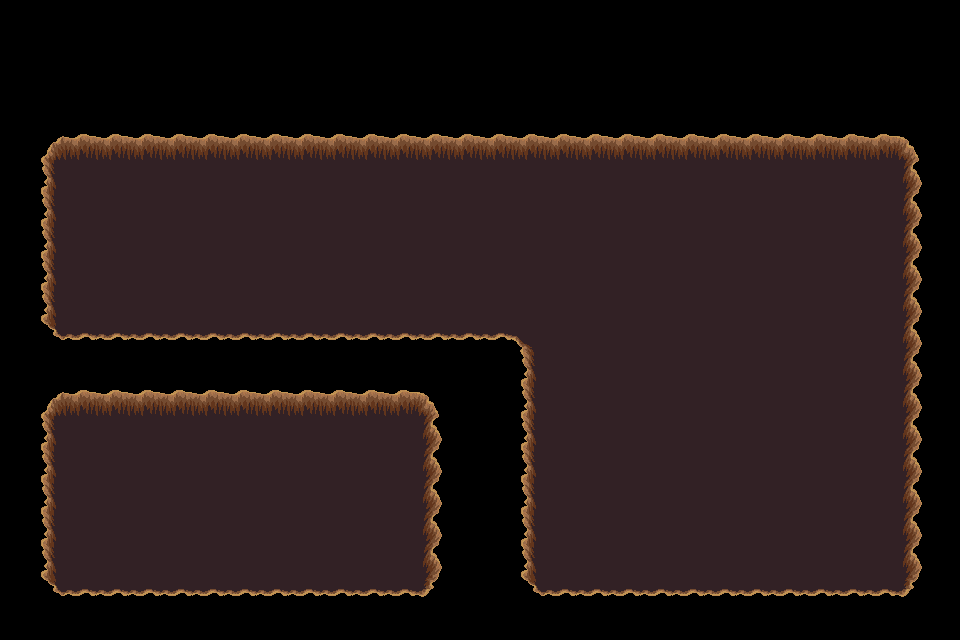

This is a level from a 2D game, rendered from its Tiled map with the project's own tilesets. A one-line summary and the complete map file follow:
An orthogonal 30x20 tile map with 32x32 px tiles, 1 tile layer (trou), 2 tilesets.

<map version="1.5" tiledversion="1.7.2" orientation="orthogonal" renderorder="right-down" width="30" height="20" tilewidth="32" tileheight="32" infinite="0" nextlayerid="9" nextobjectid="1">
 <tileset firstgid="1" source="../../../dungeon_green.tsx" />
 <tileset firstgid="530" source="../../../dungeon.tsx" />
 <layer id="8" name="trou" width="30" height="20">
  <data encoding="csv">
0,0,0,0,0,0,0,0,0,0,0,0,0,0,0,0,0,0,0,0,0,0,0,0,0,0,0,0,0,0,
0,0,0,0,0,0,0,0,0,0,0,0,0,0,0,0,0,0,0,0,0,0,0,0,0,0,0,0,0,0,
0,0,0,0,0,0,0,0,0,0,0,0,0,0,0,0,0,0,0,0,0,0,0,0,0,0,0,0,0,0,
0,0,0,0,0,0,0,0,0,0,0,0,0,0,0,0,0,0,0,0,0,0,0,0,0,0,0,0,0,0,
0,432,433,433,433,433,433,433,433,433,433,433,433,433,433,433,433,433,433,433,433,433,433,433,433,433,433,433,434,0,
0,455,456,456,456,456,456,456,456,456,456,456,456,456,456,456,456,456,456,456,456,456,456,456,456,456,456,456,457,0,
0,455,456,456,456,456,456,456,456,456,456,456,456,456,456,456,456,456,456,456,456,456,456,456,456,456,456,456,457,0,
0,455,456,456,456,456,456,456,456,456,456,456,456,456,456,456,456,456,456,456,456,456,456,456,456,456,456,456,457,0,
0,455,456,456,456,456,456,456,456,456,456,456,456,456,456,456,456,456,456,456,456,456,456,456,456,456,456,456,457,0,
0,455,456,456,456,456,456,456,456,456,456,456,456,456,456,456,456,456,456,456,456,456,456,456,456,456,456,456,457,0,
0,478,479,479,479,479,479,479,479,479,479,479,479,479,479,479,388,456,456,456,456,456,456,456,456,456,456,456,457,0,
0,0,0,0,0,0,0,0,0,0,0,0,0,0,0,0,455,456,456,456,456,456,456,456,456,456,456,456,457,0,
0,432,433,433,433,433,433,433,433,433,433,433,433,434,0,0,455,456,456,456,456,456,456,456,456,456,456,456,457,0,
0,455,456,456,456,456,456,456,456,456,456,456,456,457,0,0,455,456,456,456,456,456,456,456,456,456,456,456,457,0,
0,455,456,456,456,456,456,456,456,456,456,456,456,457,0,0,455,456,456,456,456,456,456,456,456,456,456,456,457,0,
0,455,456,456,456,456,456,456,456,456,456,456,456,457,0,0,455,456,456,456,456,456,456,456,456,456,456,456,457,0,
0,455,456,456,456,456,456,456,456,456,456,456,456,457,0,0,455,456,456,456,456,456,456,456,456,456,456,456,457,0,
0,455,456,456,456,456,456,456,456,456,456,456,456,457,0,0,455,456,456,456,456,456,456,456,456,456,456,456,457,0,
0,478,479,479,479,479,479,479,479,479,479,479,479,480,0,0,478,479,479,479,479,479,479,479,479,479,479,479,480,0,
0,0,0,0,0,0,0,0,0,0,0,0,0,0,0,0,0,0,0,0,0,0,0,0,0,0,0,0,0,0
</data>
 </layer>
</map>
